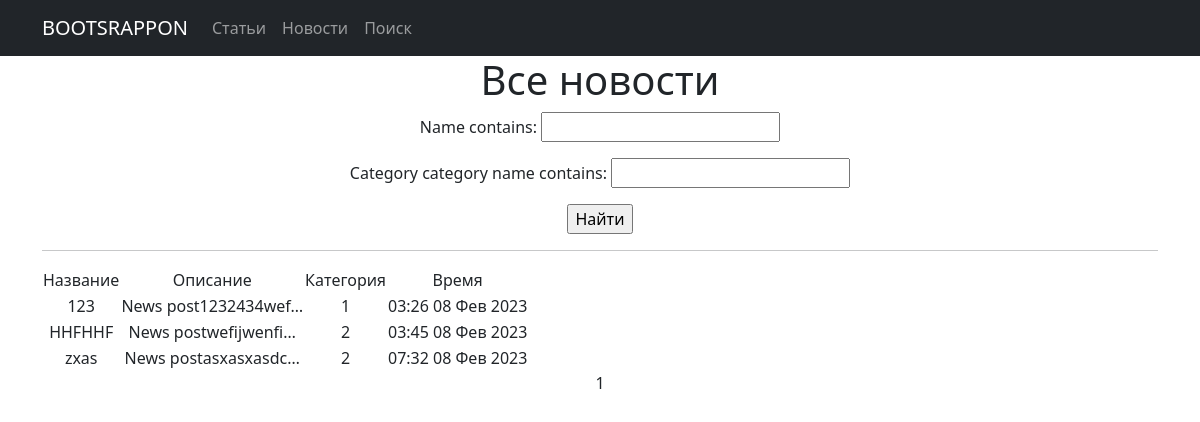
Page /news/ on the committed database.
### simpleapp/models.py (models this page shows, shortened)
class News(models.Model):
    date = models.DateTimeField(default=datetime.now)
    name = models.CharField(max_length=50,unique=True)
    description = models.TextField(default = "News post")
    category = models.ForeignKey(
        to='Category',
        on_delete=models.CASCADE,
        related_name='news',  # все продукты в категории будут доступны через поле products
    )

class Category(models.Model):
    category_name = models.CharField(max_length=255, unique=True)

### simpleapp/views.py (the view)
# urls.py: path('news/', NewsList.as_view(), ),
class NewsList(ListView):
    model = News
    ordering = 'name'
    template_name = 'news.html'
    context_object_name = 'news'
    paginate_by = 10
    def get_queryset(self):
        queryset = super().get_queryset()
        self.filterset = NewsFilter(self.request.GET, queryset)
        return self.filterset.qs
    def get_context_data(self, **kwargs):
        context = super().get_context_data(**kwargs)
        context['filterset'] = self.filterset
        return context

### simpleapp/templatetags/custom_filters.py (called while the page is built)
@register.filter()
def censor(value):
    try:
        if "редиска" in value:
            value = value.replace('редиска', 'р******')
            return value
        else:
            return value
    except:
        raise TypeError("Функция принимает только строки")

### simpleapp/templates/news.html (shortened to what this page needs)
{% extends 'flatpages/default.html' %}
{% load custom_filters %}
{% load custom_tags %}
{% block content %}
   <h1>Все новости</h1>
   <form action="" method="get">
       {{ filterset.form.as_p }}
       <input type="submit" value="Найти" />
   </form>
   <hr>
   {% if news %}
       <table>
           <tr>
               <td>Название</td>
               <td>Описание</td>
               <td>Категория</td>
               <td>Время</td>
           </tr>
           {% for post in news %}
           <tr>
               <td>{{ post.name }}</td>
               <td>{{ post.description|censor|truncatechars:20 }}</td>
               <td>{{ post.category.category_name}}</td>
               <td>{{ post.date|date:'h:s d M Y' }}</td>
           </tr>
           {% endfor %}
       </table>
   {% else %}
       <h2>Новостей нет!</h2>
   {% endif %}
   {{ page_obj.number }}
{% endblock content %}

### simpleapp/templates/flatpages/default.html (shortened to what this page needs)
<!DOCTYPE html>
<html lang="en">
<head>
    {% load static %}
    <link href="{% static 'css/styles.css'%}" rel="stylesheet"/>
</head>
<body>
<nav class="navbar navbar-expand-lg navbar-dark bg-dark static-top">
   <div class="container">
       <a class="navbar-brand" href="#">BOOTSRAPPON</a>
       <div class="collapse navbar-collapse" id="navbarResponsive">
           <ul class="navbar-nav ml-auto">
               <li class="nav-item active">
                   <a class="nav-link" href="/articles/">Статьи<a>
               </li>
               <li class="nav-item">
                   <a class="nav-link" href="/news/">Новости</a>
               </li>
               <li class="nav-item">
                   <a class="nav-link" href="/news/search/">Поиск</a>
               </li>
           </ul>
       </div>
   </div>
</nav>
<div class="container">
   <div class="row">
       <div class="col-lg-12 text-center">
           {% block content %}{% endblock content %}
       </div>
   </div>
</div>

### rows in the picture
News: name "123", description|censor "News post1232434wef…", category.category_name "1", date "03:26 08 Фев 2023"
News: name "HHFHHF", description|censor "News postwefijwenfi…", category.category_name "2", date "03:45 08 Фев 2023"
News: name "zxas", description|censor "News postasxasxasdc…", category.category_name "2", date "07:32 08 Фев 2023"

### other values in the picture
{{ page_obj.number }} "1"
